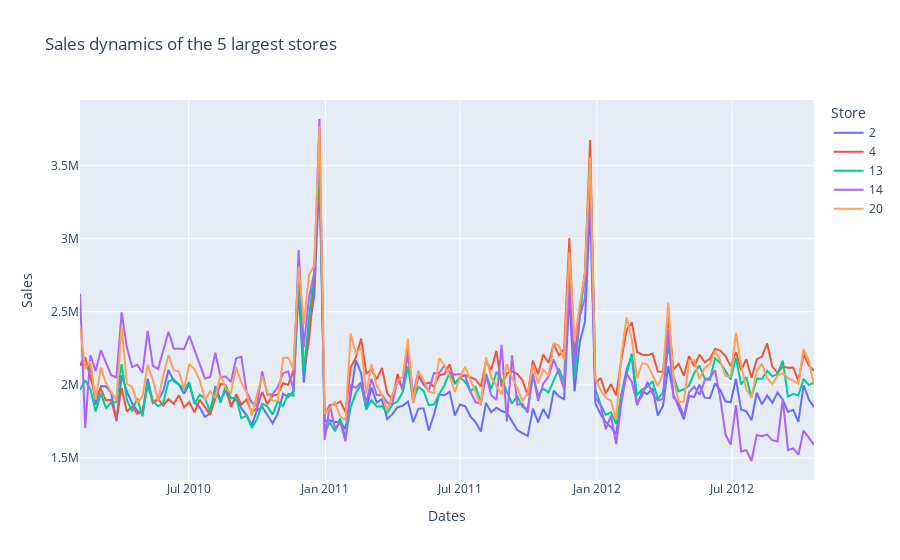

Notebook source saved alongside this figure:
### Markdown cell above
№6 Find the top 5 biggest stores by total sales of all time and display their sales dynamics in one graph.

### Code cell
df_top = df.groupby('Store', as_index=False)['Weekly_Sales'].sum()
df_top = df_top.nlargest(5,'Weekly_Sales')
df_trend = df.groupby(['Date','Store'], as_index=False)['Weekly_Sales'].sum()
df_trend = df_trend.merge(df_top, on='Store')
df_trend.rename(columns={'Weekly_Sales_x':'Sales',
                         'Date' : 'Dates'}, 
                inplace=True)
px.line(df_trend, 
        title='Sales dynamics of the 5 largest stores',
        x='Dates', 
        y='Sales', 
        color='Store')

### Figure 1 — Plotly figure (JSON) as saved in the notebook; plotly's stock layout.template omitted (floating-point values rounded to 4 significant figures; data arrays with more than 128 entries replaced by an {"elided": "..."} marker saying what was removed)
{"data": [{"hovertemplate": "Store=2<br>Dates=%{x}<br>Sales=%{y}<extra></extra>", "legendgroup": "2", "line": {"color": "#636efa", "dash": "solid"}, "mode": "lines", "name": "2", "showlegend": true, "type": "scatter", "x": {"elided": "142 str values"}, "xaxis": "x", "y": {"elided": "142 float values"}, "yaxis": "y"}, {"hovertemplate": "Store=4<br>Dates=%{x}<br>Sales=%{y}<extra></extra>", "legendgroup": "4", "line": {"color": "#EF553B", "dash": "solid"}, "mode": "lines", "name": "4", "showlegend": true, "type": "scatter", "x": {"elided": "142 str values"}, "xaxis": "x", "y": {"elided": "142 float values"}, "yaxis": "y"}, {"hovertemplate": "Store=13<br>Dates=%{x}<br>Sales=%{y}<extra></extra>", "legendgroup": "13", "line": {"color": "#00cc96", "dash": "solid"}, "mode": "lines", "name": "13", "showlegend": true, "type": "scatter", "x": {"elided": "142 str values"}, "xaxis": "x", "y": {"elided": "142 float values"}, "yaxis": "y"}, {"hovertemplate": "Store=14<br>Dates=%{x}<br>Sales=%{y}<extra></extra>", "legendgroup": "14", "line": {"color": "#ab63fa", "dash": "solid"}, "mode": "lines", "name": "14", "showlegend": true, "type": "scatter", "x": {"elided": "142 str values"}, "xaxis": "x", "y": {"elided": "142 float values"}, "yaxis": "y"}, {"hovertemplate": "Store=20<br>Dates=%{x}<br>Sales=%{y}<extra></extra>", "legendgroup": "20", "line": {"color": "#FFA15A", "dash": "solid"}, "mode": "lines", "name": "20", "showlegend": true, "type": "scatter", "x": {"elided": "142 str values"}, "xaxis": "x", "y": {"elided": "142 float values"}, "yaxis": "y"}], "layout": {"legend": {"title": {"text": "Store"}, "tracegroupgap": 0}, "title": {"text": "Sales dynamics of the 5 largest stores"}, "xaxis": {"anchor": "y", "domain": [0, 1], "title": {"text": "Dates"}}, "yaxis": {"anchor": "x", "domain": [0, 1], "title": {"text": "Sales"}}}}
